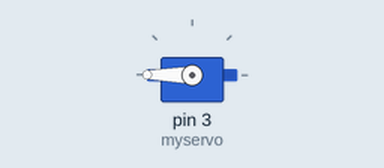
Recording of a sketch running on a simulated Arduino Uno, built with avr-gcc and run on an emulated ATmega328P. Parts: servo.

Above: at 3.05 s.
Timing chart, 0 to 7.6 s (numbered marks = the images above):
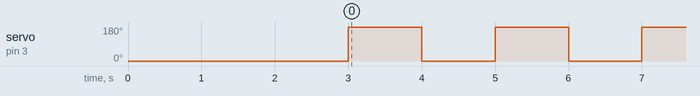

The sketch:

teste.ino
```cpp
#include <Servo.h>

Servo myservo;

void setup(){
    myservo.attach(3);
    myservo.write(0);
    delay(3000);
}
void loop(){
    myservo.write(180);
    delay(1000);
    myservo.write(0);
    delay(1000);
}
```

Measured:
- by itself, servo on pin 3 (myservo): alternates 180° for 1.0 s and 0° for 1.0 s
